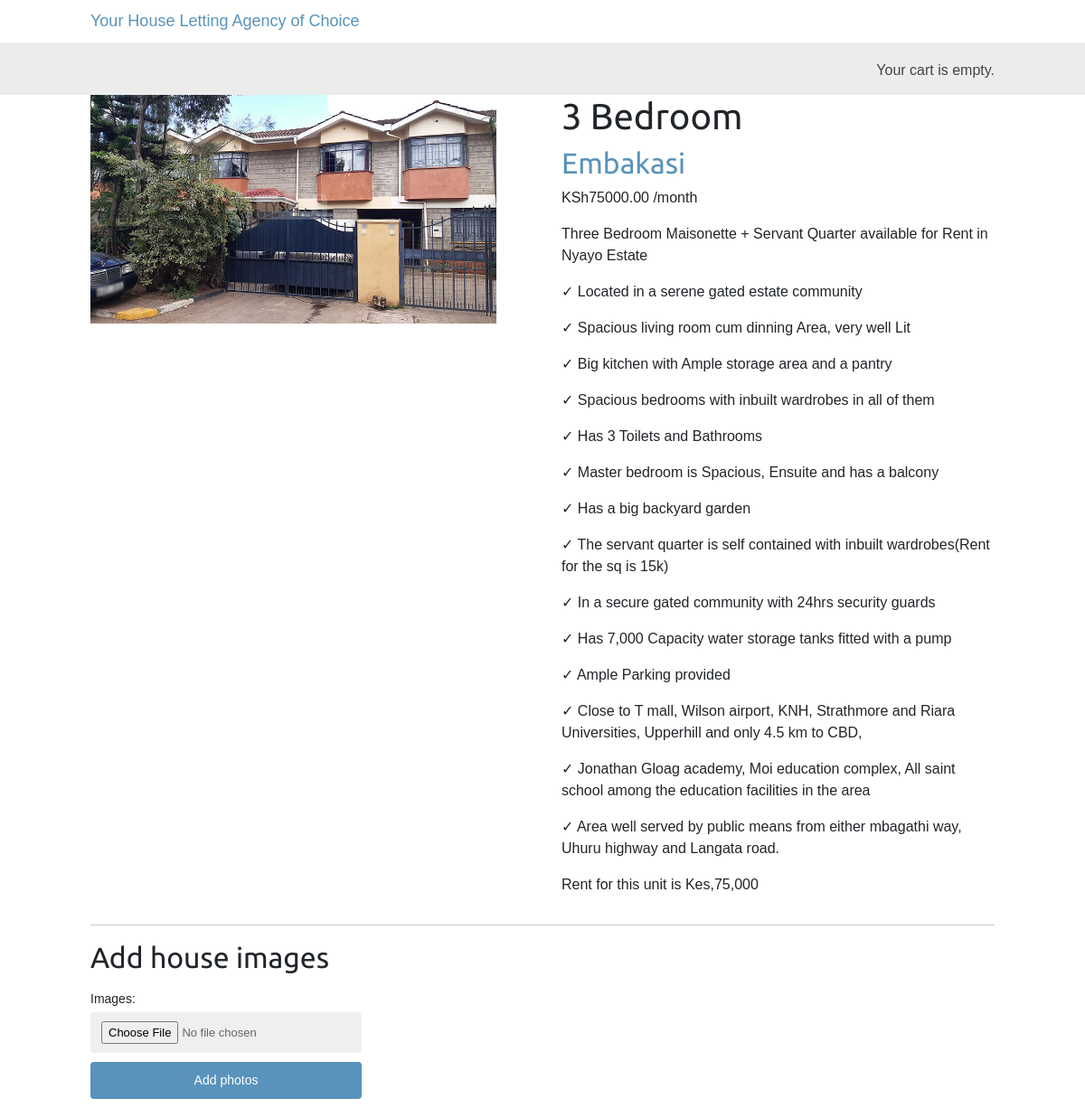
The app's page /1/3-beroom/ with its own data.
### Agency/models.py (models this page shows, shortened)
class House_Details(models.Model):
    location = models.ForeignKey(House_Location,
                                 related_name='details',
                                 on_delete=models.CASCADE)
    category_name = models.CharField(max_length=255)#, choices=CATEGORY_CHOICES)
    slug = models.SlugField(max_length=255)
    thumbnail = models.ImageField(upload_to='img')
    description = models.TextField()
    rent_amount = models.DecimalField(max_digits=10,
                                decimal_places=2)
    available = models.BooleanField(default=True)
    posted = models.DateTimeField(auto_now_add=True)
    updated = models.DateTimeField(auto_now=True)
    class Meta:
        ordering = ['category_name']
        indexes = [
            models.Index(fields=['id', 'slug']),
            models.Index(fields=['category_name']),
            models.Index(fields=['-posted'])
        ]

class House_Location(models.Model):
    location_name = models.CharField(max_length=255)
    slug = models.SlugField(max_length=255,
                            unique=True)
    class Meta:
        ordering = ['location_name']
        indexes = [
           models.Index(fields=['location_name']),
       ]
        verbose_name = 'location'
        verbose_name_plural = 'locations'
    def __str__(self):
        return self.location_name
    def get_absolute_url(self):
        return reverse('Agency:house_list_by_location',
                       args=[self.slug])

### Agency/views.py (the view)
# urls.py: path('<int:id>/<slug:slug>/', views.house_detail,
def house_detail(request, id, slug):
    detail = get_object_or_404(House_Details,
                               id=id,
                               slug=slug,
                               available=True)
    images = detail.house.filter()
    form = ImageForm()
    return render(request,
                  'Agency/house-detail/detail.html',
                  {'detail': detail,
                   'images': images,
                   'form': form})

### Agency/forms.py
class ImageForm(forms.ModelForm):
        class Meta:
            model = Image
            fields = ['images']

### Agency/templates/Agency/house-detail/detail.html (shortened to what this page needs)
{% extends "Agency/base.html" %}
{% load static %}
{% block content %}
    <div class="description-container">
        <div class="product-detail">
            <img src="{% if detail.thumbnail %}{{ detail.thumbnail.url }}{% else %}
            {% static "img/no_image.png" %}{% endif %}">
        </div>
        <div class="description">
            <h1>{{ detail.category_name }}</h1>
            <h2>
                <a href="{{ detail.location.get_absolute_url }}">
                    {{ detail.location }}
                </a>
            </h2>
            <p class="price">KSh{{ detail.rent_amount }} /month</p>
            {{ detail.description|linebreaks }}
        </div>
    </div>
    <hr>
    {% include "Agency/house-detail/includes/images_form.html" %}
{% endblock %}

### Agency/static/css/base.css (style rules this page uses)
body { margin:0; padding:0; font-family:helvetica, sans-serif; }
h1, h2, h3, h4, h5 , h6 { font-family: 'Ubuntu', sans-serif; font-weight:normal; }
a { text-decoration:none; color:#5993bb; }
form p label, form p input { float:left; clear:both; }
form p label { font-size:14px; padding-bottom:4px; }
form p input { width:300px; font-size:13px; margin-bottom:10px; padding:10px 12px; border:0; background:#efefef; color:#666; border-radius:4px; }
.description-container { display: flex; }
.product-detail { text-align:justify; }
.description { float: right; }
.product-detail img { width:90%; float:left; padding:0 20px 20px 0; }

### records on screen
House_Details: thumbnail (picture), category_name "3 Bedroom", location "Embakasi", rent_amount "75000.00", description "Three Bedroom Maisonette + Servant Quarter available for Rent in Nyayo Estate ✓ Located in a serene gated estate community ✓ Spacious living room cum dinning Area, very well Lit ✓ Big kitchen with Ample storage area and a pantry ✓ Spacious bedrooms with inbuilt wardrobes in all of them ✓ Has 3 Toilets and Bathrooms ✓ Master bedroom is Spacious, Ensuite and has a balcony ✓ Has a big backyard garden ✓ The servant quarter is self contained with inbuilt wardrobes(Rent for the sq is 15k) ✓ In a secure gated community with 24hrs security guards ✓ Has 7,000 Capacity water storage tanks fitted with a pump ✓ Ample Parking provided ✓ Close to T mall, Wilson airport, KNH, Strathmore and Riara…"
